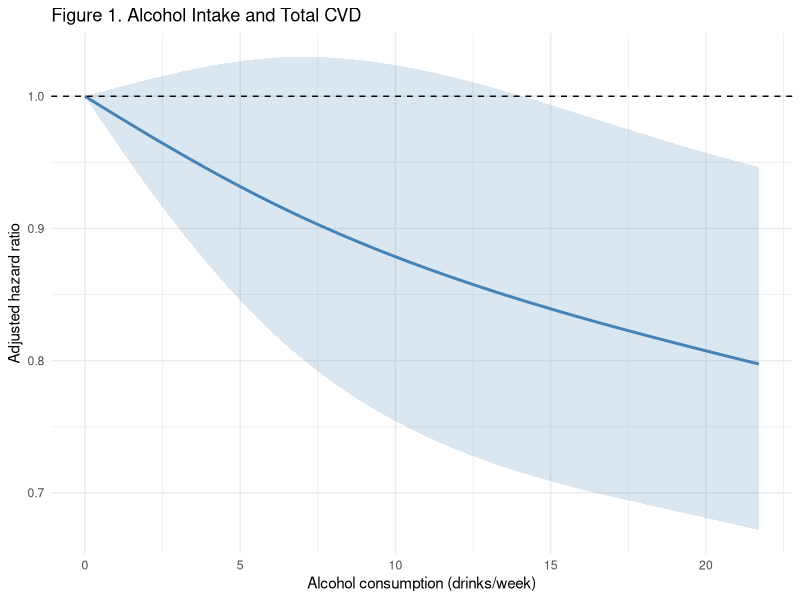
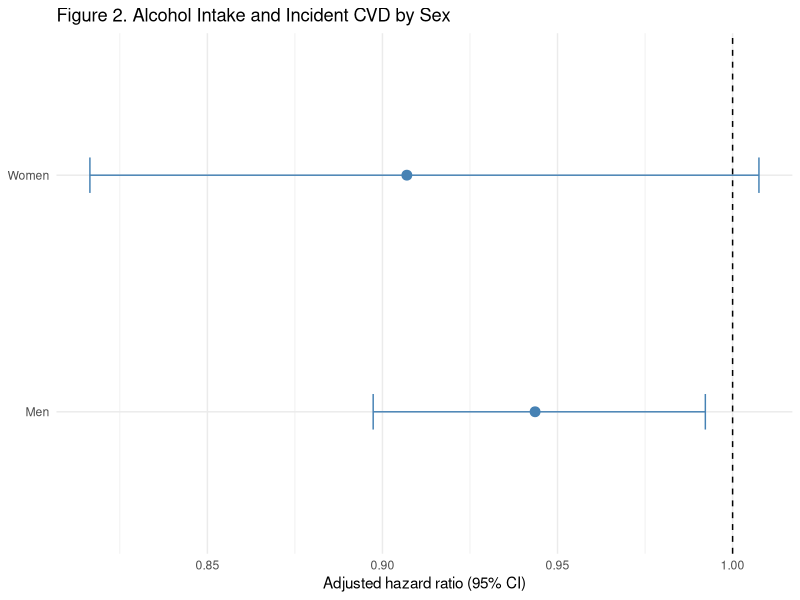

These charts were generated, in order, by the following R code:
## ---- chunk 1
knitr::opts_chunk$set(echo = FALSE, warning = FALSE, message=FALSE, dev = "pdf")

# Designating, installing and loading all required packages for our analysis
pkgs <- c("survival", "splines", "ggplot2", "dplyr")
missing_pkgs <- setdiff(pkgs, rownames(installed.packages()))
if (length(missing_pkgs) > 0) install.packages(missing_pkgs, repos = "https://cloud.r-project.org")
invisible(lapply(pkgs, library, character.only = TRUE))

# Importing dataset from working directory
framingham <- read.csv("framingham_heart_study.csv")

## ---- chunk 2
# Selecting the study population by excluding participants with prevalent CHD or stroke

framingham_baseline <- framingham %>%
  filter(PERIOD == 1)

framingham_analysis <- framingham_baseline %>%
  filter(PREVCHD == 0 & PREVSTRK == 0)

# Confirming the appropriate study selection population and exclusion criteria 

nrow(framingham_baseline)
nrow(framingham_baseline) - nrow(framingham_analysis)
nrow(framingham_analysis)

## ---- chunk 3
# Creating table of baseline characteristics for study population  

table1 <- data.frame(
  Variable = c(
    "Participants",
    "Age (years), mean (SD)",
    "Women, n (%)",
    "Alcohol intake (drinks/week), median (IQR)",
    "Current smokers, n (%)",
    "Diabetes, n (%)",
    "Systolic blood pressure (mmHg), mean (SD)",
    "BMI (kg/m²), mean (SD)"
  ),
  Value = c(
    nrow(framingham_analysis),
    sprintf("%.1f (%.1f)", mean(framingham_analysis$AGE),
            sd(framingham_analysis$AGE)),
    sprintf("%d (%.1f%%)", sum(framingham_analysis$SEX == 2),
            mean(framingham_analysis$SEX == 2) * 100),
    sprintf("%.1f (%.1f-%.1f)",
            median(framingham_analysis$ALC_DPW),
            quantile(framingham_analysis$ALC_DPW, 0.25),
            quantile(framingham_analysis$ALC_DPW, 0.75)),
    sprintf("%d (%.1f%%)", sum(framingham_analysis$CURSMOKE == 1),
            mean(framingham_analysis$CURSMOKE == 1) * 100),
    sprintf("%d (%.1f%%)", sum(framingham_analysis$DIABETES == 1),
            mean(framingham_analysis$DIABETES == 1) * 100),
    sprintf("%.1f (%.1f)", mean(framingham_analysis$SYSBP, na.rm = TRUE),
            sd(framingham_analysis$SYSBP, na.rm = TRUE)),
    sprintf("%.1f (%.1f)", mean(framingham_analysis$BMI, na.rm = TRUE),
            sd(framingham_analysis$BMI, na.rm = TRUE))
  )
)

knitr::kable(
  table1,
  caption = "Baseline Characteristics of the Study Population",
  align = c("l", "l")
)
## ---- chunk 4
# Fitting the Cox proportional hazards model for total CVD  
cox_cvd <- coxph(
  Surv(TIMECVD, CVD) ~ ALC_DPW + AGE + SEX +
    CURSMOKE + DIABETES,
  data = framingham_analysis
)

summary(cox_cvd)
## ---- chunk 5
# Calculating the hazard ratio and 95% confidence interval per 7 drinks per week for total CVD
beta <- coef(cox_cvd)["ALC_DPW"]
se <- sqrt(vcov(cox_cvd)["ALC_DPW", "ALC_DPW"])

HR_7 <- exp(beta * 7)
CI_lower <- exp((beta - 1.96 * se) * 7)
CI_upper <- exp((beta + 1.96 * se) * 7)

round(c(HR = HR_7, CI_lower = CI_lower, CI_upper = CI_upper), 3)
## ---- chunk 6
# Fitting Cox regression models for MI, fatal CHD and stroke 
cox_mifc <- coxph(
  Surv(TIMEMIFC, MI_FCHD) ~ ALC_DPW + AGE + SEX +
    CURSMOKE + DIABETES,
  data = framingham_analysis
)

cox_stroke <- coxph(
  Surv(TIMESTRK, STROKE) ~ ALC_DPW + AGE + SEX +
    CURSMOKE + DIABETES,
  data = framingham_analysis
)

summary(cox_mifc)
summary(cox_stroke)
## ---- chunk 7
# Calculating hazard ratios and 95% confidence interval for MI, fatal CHD and stroke 
beta_mifc <- coef(cox_mifc)["ALC_DPW"]
se_mifc <- sqrt(vcov(cox_mifc)["ALC_DPW", "ALC_DPW"])

HR_mifc <- exp(beta_mifc * 7)
CI_mifc_lower <- exp((beta_mifc - 1.96 * se_mifc) * 7)
CI_mifc_upper <- exp((beta_mifc + 1.96 * se_mifc) * 7)

beta_stroke <- coef(cox_stroke)["ALC_DPW"]
se_stroke <- sqrt(vcov(cox_stroke)["ALC_DPW", "ALC_DPW"])

HR_stroke <- exp(beta_stroke * 7)
CI_stroke_lower <- exp((beta_stroke - 1.96 * se_stroke) * 7)
CI_stroke_upper <- exp((beta_stroke + 1.96 * se_stroke) * 7)

round(c(HR = HR_mifc, CI_lower = CI_mifc_lower,
        CI_upper = CI_mifc_upper), 3)

round(c(HR = HR_stroke, CI_lower = CI_stroke_lower,
        CI_upper = CI_stroke_upper), 3)
## ---- chunk 8
# Calculating the number of events for each cardiovascular outcome 
events_cvd <- sum(framingham_analysis$CVD == 1, na.rm = TRUE)

events_mifc <- sum(framingham_analysis$MI_FCHD == 1, na.rm = TRUE)

events_stroke <- sum(framingham_analysis$STROKE == 1, na.rm = TRUE)

c(
  Total_CVD = events_cvd,
  MI_Fatal_CHD = events_mifc,
  Stroke = events_stroke
)
## ---- chunk 9
# Checking the proportional hazards assumption for all our Cox models
ph_cvd <- cox.zph(cox_cvd)
ph_mifc <- cox.zph(cox_mifc)
ph_stroke <- cox.zph(cox_stroke)

print(ph_cvd)
print(ph_mifc)
print(ph_stroke)
## ---- chunk 10
# Performing a sensitivity analysis of the MI/fatal CHD Cox model stratified by sex
cox_mifc_strat <- coxph(
  Surv(TIMEMIFC, MI_FCHD) ~ ALC_DPW + AGE + strata(SEX) + CURSMOKE + DIABETES,
  data = framingham_analysis
)
exp(7 * c(coef(cox_mifc_strat)["ALC_DPW"], confint(cox_mifc_strat)["ALC_DPW", ]))
## ---- chunk 11
# Creating table 2 with adjusted hazard ratios and 95% confidence intervals 
table2 <- data.frame(
  Outcome = c("Total CVD", "MI/fatal CHD", "Stroke"),
  Events = c(events_cvd, events_mifc, events_stroke),
  HR_95CI = c(
    sprintf("%.2f (%.2f-%.2f)", HR_7, CI_lower, CI_upper),
    sprintf("%.2f (%.2f-%.2f)", HR_mifc, CI_mifc_lower, CI_mifc_upper),
    sprintf("%.2f (%.2f-%.2f)", HR_stroke, CI_stroke_lower, CI_stroke_upper)
  ),
  P_value = c(
    summary(cox_cvd)$coefficients["ALC_DPW", "Pr(>|z|)"],
    summary(cox_mifc)$coefficients["ALC_DPW", "Pr(>|z|)"],
    summary(cox_stroke)$coefficients["ALC_DPW", "Pr(>|z|)"]
  )
)
## ---- chunk 12
# Showing table 2 in the report 
knitr::kable(
  table2,
  col.names = c("Outcome", "Events, n", "Adjusted HR (95% CI)", "p-value"),
  digits = 3,
  caption = "Alcohol Intake and Incident Cardiovascular Disease",
  align = c("l", "c", "c", "c")
)
## ---- chunk 13
# Calculating the location of the knots for the RCS 
alcohol_knots <- quantile(
  framingham_analysis$ALC_DPW,
  probs = c(0.10, 0.50, 0.90),
  na.rm = TRUE
)

print(alcohol_knots)
## ---- chunk 14
# Fitting the RCS model for total CVD 
cox_cvd_spline <- coxph(
  Surv(TIMECVD, CVD) ~
    ns(ALC_DPW, knots = alcohol_knots[2],
       Boundary.knots = alcohol_knots[c(1, 3)]) +
    AGE + SEX + CURSMOKE + DIABETES,
  data = framingham_analysis
)

summary(cox_cvd_spline)
## ---- chunk 15
# Testing the overall alcohol association and non-linearity 
cox_cvd_no_alcohol <- coxph(
  Surv(TIMECVD, CVD) ~ AGE + SEX + CURSMOKE + DIABETES,
  data = framingham_analysis
)

anova(cox_cvd_no_alcohol, cox_cvd_spline, test = "LRT")

anova(cox_cvd, cox_cvd_spline, test = "LRT")
## ---- chunk 16
# Creating the dose-response curve with 95% confidence interval 
alcohol_grid <- seq(0, 21.7, length.out = 200)

newdata <- data.frame(
  ALC_DPW = alcohol_grid,
  AGE = mean(framingham_analysis$AGE),
  SEX = 1,
  CURSMOKE = 0,
  DIABETES = 0
)

reference <- newdata[1, , drop = FALSE]

X_grid <- model.matrix(
  delete.response(terms(cox_cvd_spline)),
  data = newdata
)

X_ref <- model.matrix(
  delete.response(terms(cox_cvd_spline)),
  data = reference
)

X_diff <- sweep(X_grid, 2, X_ref[1, ], "-")
X_diff <- X_diff[, names(coef(cox_cvd_spline)), drop = FALSE]

log_hr <- as.vector(X_diff %*% coef(cox_cvd_spline))

se_log_hr <- sqrt(rowSums(
  (X_diff %*% vcov(cox_cvd_spline)) * X_diff
))

spline_plot <- data.frame(
  ALC_DPW = alcohol_grid,
  HR = exp(log_hr),
  Lower = exp(log_hr - 1.96 * se_log_hr),
  Upper = exp(log_hr + 1.96 * se_log_hr)
)

ggplot(spline_plot, aes(x = ALC_DPW, y = HR)) +
  geom_ribbon(aes(ymin = Lower, ymax = Upper),
              fill = "steelblue", alpha = 0.2) +
  geom_line(color = "steelblue", linewidth = 1) +
  geom_hline(yintercept = 1, linetype = "dashed") +
  labs(
    title = "Figure 1. Alcohol Intake and Total CVD",
    x = "Alcohol consumption (drinks/week)",
    y = "Adjusted hazard ratio"
  ) +
  theme_minimal()
## ---- chunk 17
# Applying linear regression to evaluate the association between alcohol consumption and SBP
lm_sbp <- lm(
  SYSBP ~ ALC_DPW + AGE + SEX + CURSMOKE + DIABETES,
  data = framingham_analysis
)

summary(lm_sbp)
confint(lm_sbp)["ALC_DPW", ]
## ---- chunk 18
# Fitting Cox regression adjusted for SBP
cox_cvd_sbp <- coxph(
  Surv(TIMECVD, CVD) ~ ALC_DPW + AGE + SEX +
    CURSMOKE + DIABETES + SYSBP,
  data = framingham_analysis
)

summary(cox_cvd_sbp)
## ---- chunk 19
# Comparing two Cox regression models and hazard ratios   
hr_original <- exp(7 * coef(cox_cvd)["ALC_DPW"])
hr_sbp <- exp(7 * coef(cox_cvd_sbp)["ALC_DPW"])

data.frame(
  Model = c("Original", "SBP-adjusted"),
  HR = round(c(hr_original, hr_sbp), 3)
)
## ---- chunk 20
# Evaluating sex as a potential effect modifier 
cox_cvd_interaction <- coxph(
  Surv(TIMECVD, CVD) ~ ALC_DPW * SEX + AGE + CURSMOKE + DIABETES,
  data = framingham_analysis
)

summary(cox_cvd_interaction)
## ---- chunk 21
# Fitting Cox models for subgroups (men and women) 
cox_cvd_men <- coxph(
  Surv(TIMECVD, CVD) ~ ALC_DPW + AGE + CURSMOKE + DIABETES,
  data = subset(framingham_analysis, SEX == 1)
)

cox_cvd_women <- coxph(
  Surv(TIMECVD, CVD) ~ ALC_DPW + AGE + CURSMOKE + DIABETES,
  data = subset(framingham_analysis, SEX == 2)
)

summary(cox_cvd_men)
summary(cox_cvd_women)
## ---- chunk 22
# Calculating adjusted hazard ratios per 7 additional drinks per week 
get_hr <- function(model, sex) {
  beta <- coef(model)["ALC_DPW"]
  se <- sqrt(vcov(model)["ALC_DPW", "ALC_DPW"])

  data.frame(
    Sex = sex,
    HR = exp(7 * beta),
    Lower = exp(7 * (beta - 1.96 * se)),
    Upper = exp(7 * (beta + 1.96 * se))
  )
}

sex_results <- rbind(
  get_hr(cox_cvd_men, "Men"),
  get_hr(cox_cvd_women, "Women")
)

print(sex_results)
## ---- chunk 23
# Creating a forest plot for alcohol intake and incident CVD by sex   
ggplot(sex_results, aes(x = HR, y = Sex)) +
  geom_errorbar(
    aes(xmin = Lower, xmax = Upper),
    orientation = "y",
    width = 0.15,
    color = "steelblue"
  ) +
  geom_point(size = 3, color = "steelblue") +
  geom_vline(xintercept = 1, linetype = "dashed") +
  labs(
    title = "Figure 2. Alcohol Intake and Incident CVD by Sex",
    x = "Adjusted hazard ratio (95% CI)",
    y = NULL
  ) +
  theme_minimal()
